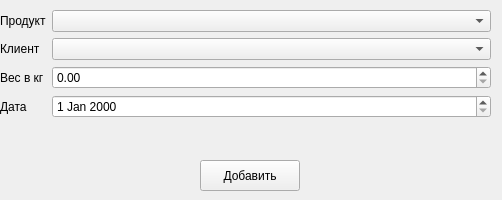
<?xml version="1.0" encoding="UTF-8"?>
<ui version="4.0">
 <class>Form</class>
 <widget class="QWidget" name="Form">
  <property name="geometry">
   <rect>
    <x>0</x>
    <y>0</y>
    <width>502</width>
    <height>200</height>
   </rect>
  </property>
  <property name="sizePolicy">
   <sizepolicy hsizetype="Preferred" vsizetype="Preferred">
    <horstretch>0</horstretch>
    <verstretch>0</verstretch>
   </sizepolicy>
  </property>
  <property name="maximumSize">
   <size>
    <width>502</width>
    <height>200</height>
   </size>
  </property>
  <property name="windowTitle">
   <string>Form</string>
  </property>
  <widget class="QWidget" name="widget" native="true">
   <property name="geometry">
    <rect>
     <x>0</x>
     <y>10</y>
     <width>491</width>
     <height>141</height>
    </rect>
   </property>
   <property name="sizePolicy">
    <sizepolicy hsizetype="Expanding" vsizetype="Preferred">
     <horstretch>0</horstretch>
     <verstretch>0</verstretch>
    </sizepolicy>
   </property>
   <layout class="QFormLayout" name="formLayout">
    <item row="0" column="0">
     <widget class="QLabel" name="pB">
      <property name="text">
       <string>Продукт</string>
      </property>
     </widget>
    </item>
    <item row="0" column="1">
     <widget class="QComboBox" name="product"/>
    </item>
    <item row="2" column="0">
     <widget class="QLabel" name="vB">
      <property name="text">
       <string>Вес в кг</string>
      </property>
     </widget>
    </item>
    <item row="2" column="1">
     <widget class="QDoubleSpinBox" name="volume">
      <property name="maximum">
       <double>10000000000000000139372116959414099130712064.000000000000000</double>
      </property>
     </widget>
    </item>
    <item row="3" column="0">
     <widget class="QLabel" name="dB">
      <property name="text">
       <string>Дата</string>
      </property>
     </widget>
    </item>
    <item row="3" column="1">
     <widget class="QDateEdit" name="date"/>
    </item>
    <item row="1" column="0">
     <widget class="QLabel" name="cB">
      <property name="text">
       <string>Клиент</string>
      </property>
     </widget>
    </item>
    <item row="1" column="1">
     <widget class="QComboBox" name="client"/>
    </item>
   </layout>
  </widget>
  <widget class="QPushButton" name="btn">
   <property name="geometry">
    <rect>
     <x>200</x>
     <y>160</y>
     <width>100</width>
     <height>31</height>
    </rect>
   </property>
   <property name="text">
    <string>Добавить</string>
   </property>
  </widget>
 </widget>
 <resources/>
 <connections/>
</ui>
